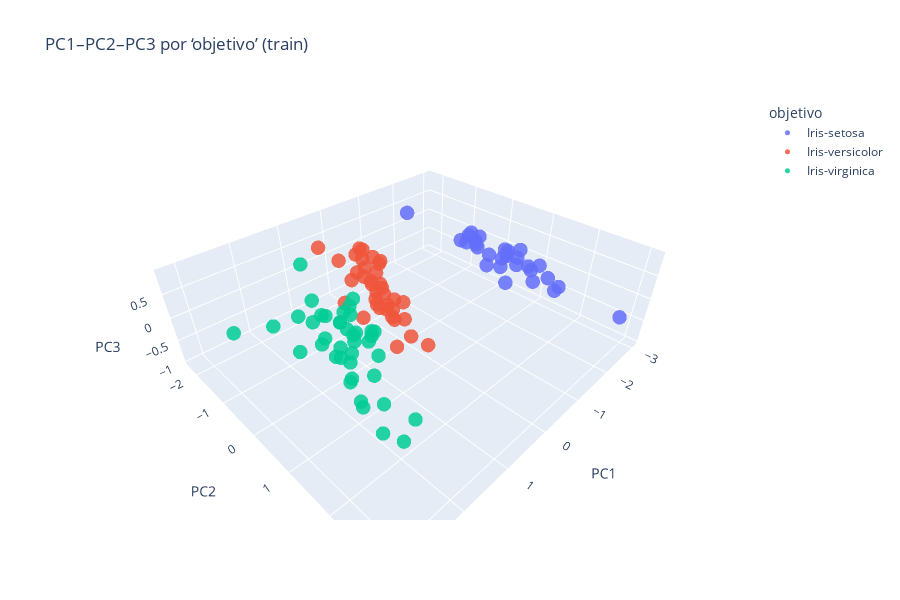

Write notebook code for a chart like this one.
### Code cell
#### Solo si k>=3
df_plot = T_train_df.iloc[:, :3].copy()          # PC1, PC2, PC3
# Alinea objetivo con los índices de T_train_df
df_plot["objetivo"] = y_train.loc[T_train_df.index].astype(str)
 
fig = px.scatter_3d(
    df_plot,
    x="PC1", y="PC2", z="PC3",
    color="objetivo",
    opacity=0.85,
    title="PC1–PC2–PC3 por ‘objetivo’ (train)",
    height=600
)
fig.update_traces(marker=dict(size=5))
fig.update_layout(scene=dict(xaxis_title="PC1", yaxis_title="PC2", zaxis_title="PC3"))
fig.show()
